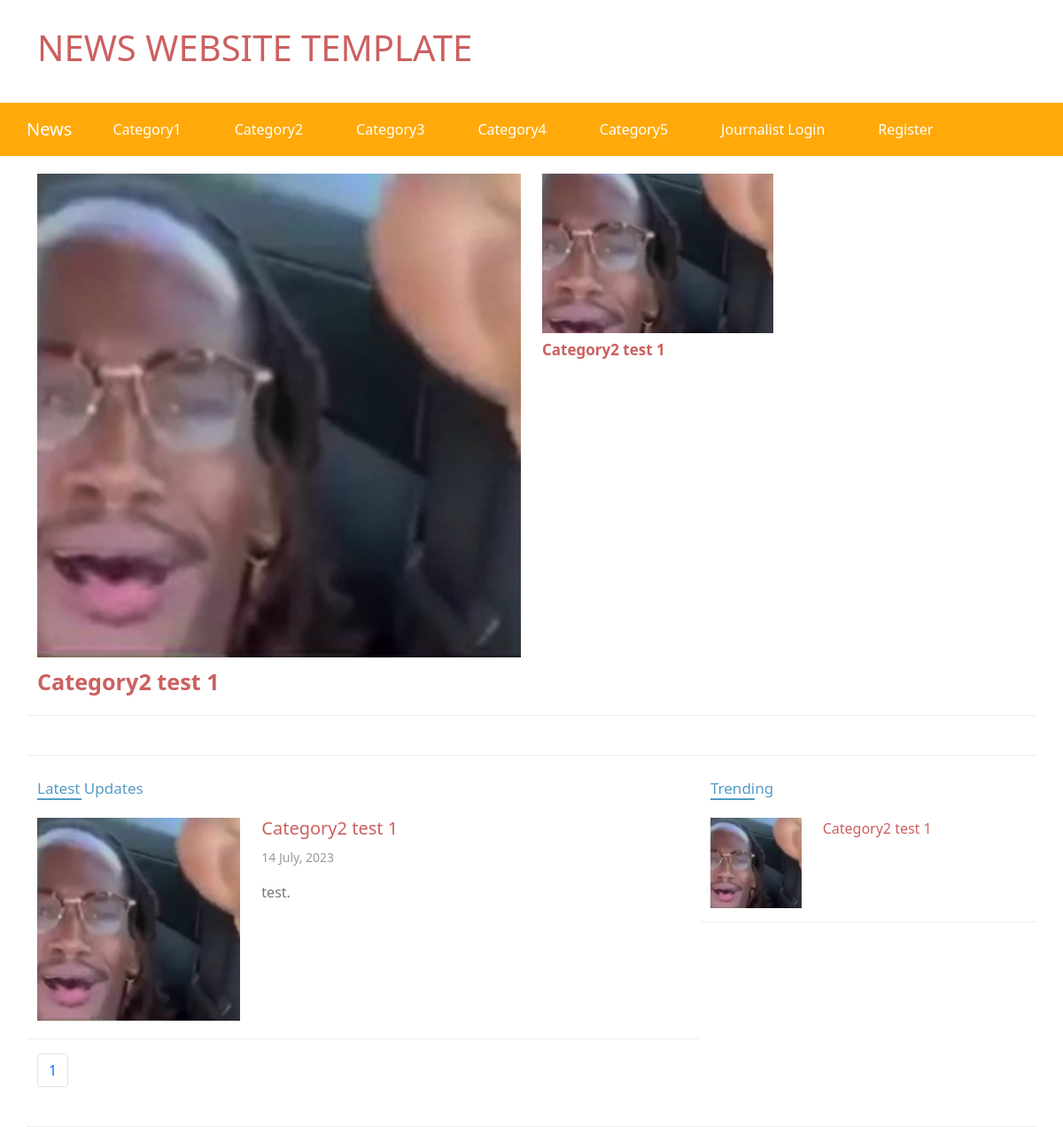
The page /category2/ on the database its author committed.
### news/models.py (models this page shows, shortened)
class ApprovedPost(models.Model):
    post = models.OneToOneField(
        Post, on_delete=models.CASCADE, null=True)
    time_posted = models.DateTimeField(auto_now_add=True)

class Post(models.Model):
    user = models.ForeignKey(User, on_delete=models.CASCADE)
    category = models.ForeignKey(
        Post_Category, on_delete=models.CASCADE)
    if_trending = models.BooleanField(default=False)
    title = models.CharField(max_length=300)
    image = models.ImageField(upload_to='media/')
    introduction = models.TextField(validators=[validate_introduction])
    details = models.TextField()
    admin_evaluation = models.BooleanField(default=False)
    class Meta:
        verbose_name_plural = 'Post'

### news/views.py (the view)
# urls.py: path('category2/', views.Category2, name='category2'),
def Category2(request):
    trending_posts_category2 = ApprovedPost.objects.select_related('post').filter(
        post__if_trending=True, post__category__title='Category2'
    ).order_by('-time_posted')[:5]
    all_posts_category2 = ApprovedPost.objects.select_related('post').filter(
        post__category__title='Category2'
    ).order_by('-time_posted')
    paginator = Paginator(all_posts_category2, 10)  # Show 10 posts per page
    page_number = request.GET.get('page')
    page_obj = paginator.get_page(page_number)
    context = {
        'trending_posts': trending_posts_category2,
        'page_obj': page_obj,
    }
    return render(request, 'news/category2.html', context)

### news/templates/news/category2.html (shortened to what this page needs)
{% extends 'news/layout.html' %} {% load static %}
{% block main_content %}
<div class="col-12 col-md-6">
	{% if trending_posts %}
	<img class="thumb mb-3" src="{{ trending_posts.0.post.image.url }}" />
	<h3>
		<a
			class="font-large"
			href="{% url 'news:post_details' post_id=trending_posts.0.post.id %}"
		>
			{{ trending_posts.0.post.title }}
		</a>
	</h3>
	{% endif %}
</div>
<div class="col-12 col-md-6">
	<div class="row">
		{% for post in trending_posts %}
		<div class="col-6">
			<div class="image image-sm mb-1">
				<img class="thumb" src="{{ post.post.image.url }}" />
			</div>
			<h3 class="mb-4">
				<a href="{% url 'news:post_details' post_id=post.post.id %}">
					{{ post.post.title }}
				</a>
			</h3>
		</div>
		{% endfor %}
	</div>
</div>
{% endblock %}
{% block content_latest_updates_title %}
<span>Latest Updates</span>
{% endblock %} {% block content_latest_updates %} {% for post in page_obj %}
<div class="row mb-3 bb-1 pt-0">
	<div class="col-4">
		<img class="thumb" src="{{ post.post.image.url }}" />
	</div>
	<div class="col-8">
		<h5>
			<a href="{% url 'news:post_details' post_id=post.post.id %}">
				{{ post.post.title }}
			</a>
		</h5>
		<small>{{ post.time_posted|date:"d F, Y" }}</small>
		<p class="summary pt-3">{{ post.post.introduction }}</p>
	</div>
</div>
{% endfor %}
<nav aria-label="Page navigation example">
	<ul class="pagination">
		<li class="page-item">
			<span class="current-page page-link">{{ page_obj.number }}</span>
		</li>
	</ul>
</nav>
{% endblock %}
{% block trending_title %}
<span>Trending</span>
{% endblock %} {% block trending %} {% for post in trending_posts %}
<div class="row">
	<div class="col-4">
		<img class="thumb" src="{{ post.post.image.url }}" />
	</div>
	<div class="col-8">
		<a href="{% url 'news:post_details' post_id=post.post.id %}">
			{{ post.post.title }}
		</a>
	</div>
</div>
{% endfor %} {% endblock %}

### news/static/styles.css (style rules this page uses)
a { color: #cc6060; text-decoration: none; }
.thumb { width: 100%; }
.main-news h3 { line-height: 0.75; }
.main-news h3 a { font-size: 17px; text-decoration: none; font-weight: 600; }
.image { overflow: hidden; }
.image-sm { max-height: 180px; }
.image-sm img { height: 180px; }
.image img { object-fit: cover; }
.font-large { font-size: 0.9em!important; font-weight: 600!important; }
.section-title span { font-weight: 400; font-size: 17px; color: #519ac5fc; }
.section-title span:after { content: ''; position: absolute; background: #519ac5fc; width: 50px; height: 2px; left: 0; bottom: 0; }
.bb-1 { padding: 20px 0px; border-bottom: 1px solid #eee; }
small { color: #999; }
.summary { color: #777; }
.trending .row { padding-bottom: 15px; margin-bottom: 15px; border-bottom: 1px solid #eee; }

### rows shown on the page
ApprovedPost: post.image (picture), post.title "Category2 test 1", post "Category2 test 1", time_posted "14 July, 2023", post.introduction "test."

### other values the page prints
{{ page_obj.number }} "1"
